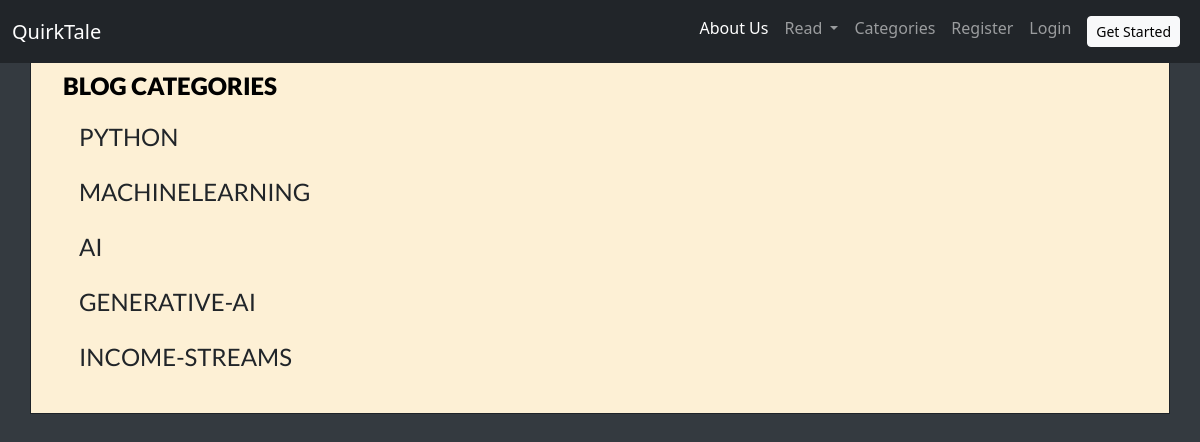
The page /category_list/ on the database as committed earlier.
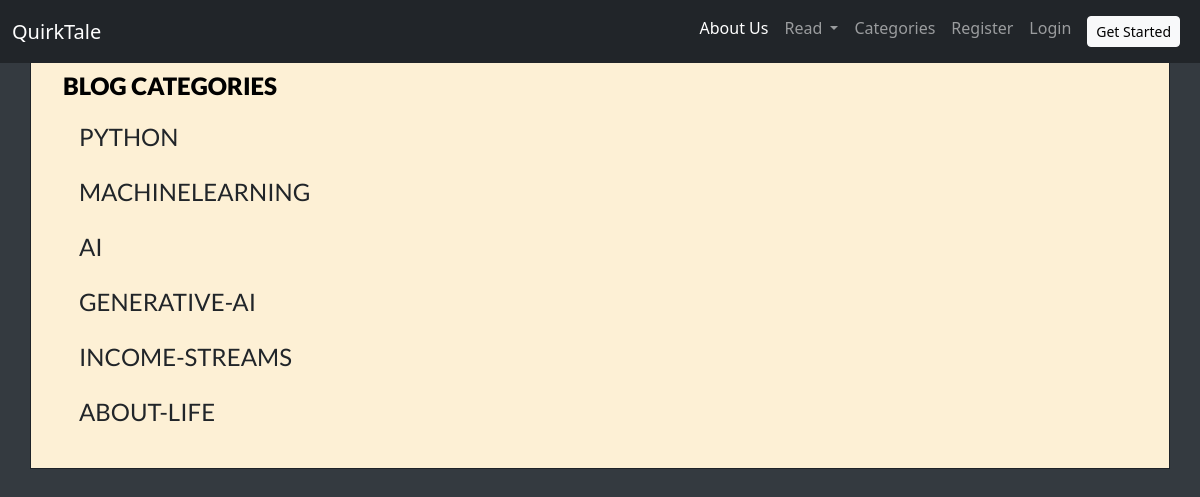
The same page on the database as committed later.
### blog/models.py (models this page shows, shortened)
class Category(models.Model):
    name =  models.CharField(max_length=255,unique=True)
    def __str__(self):
        return self.name

### blog/views.py (the view)
# urls.py: path('category_list/',CategoryListView,name="category_list"),
def CategoryListView(request):
    cat_menu_list = Category.objects.all()
    return render(request, 'blog/category_list.html', {'cat_menu_list':cat_menu_list})

### blog/templates/blog/category_list.html (shortened to what this page needs)
{% extends 'blog/base.html' %}
{% block content %}
<div class="container">
    <div class="row">
        <div class="col-md-4">
            <div class="inner">
    <h2>Blog Categories</h2>
{% for item in cat_menu_list %}
        <h2><a class="dropdown-item" href="{% url 'category_list'%}">
            {{ item|slugify }} </a></h2>
{% endfor %}
    </div>
      </div>
   </div>
</div>
{% endblock %}

Rows that differ between the two databases and show on the page:
added Category: name "ABOUT-LIFE"
